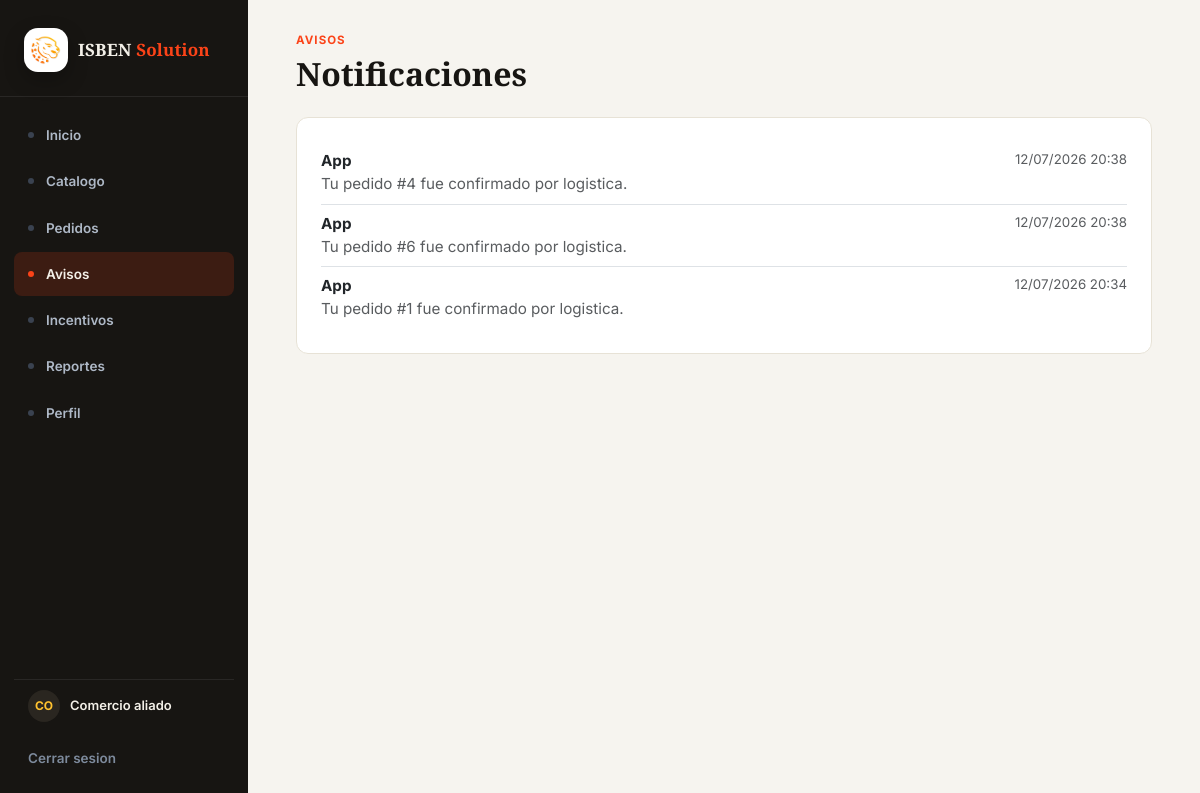
/notificaciones/ (signed in), run on an earlier commit of the app's database.
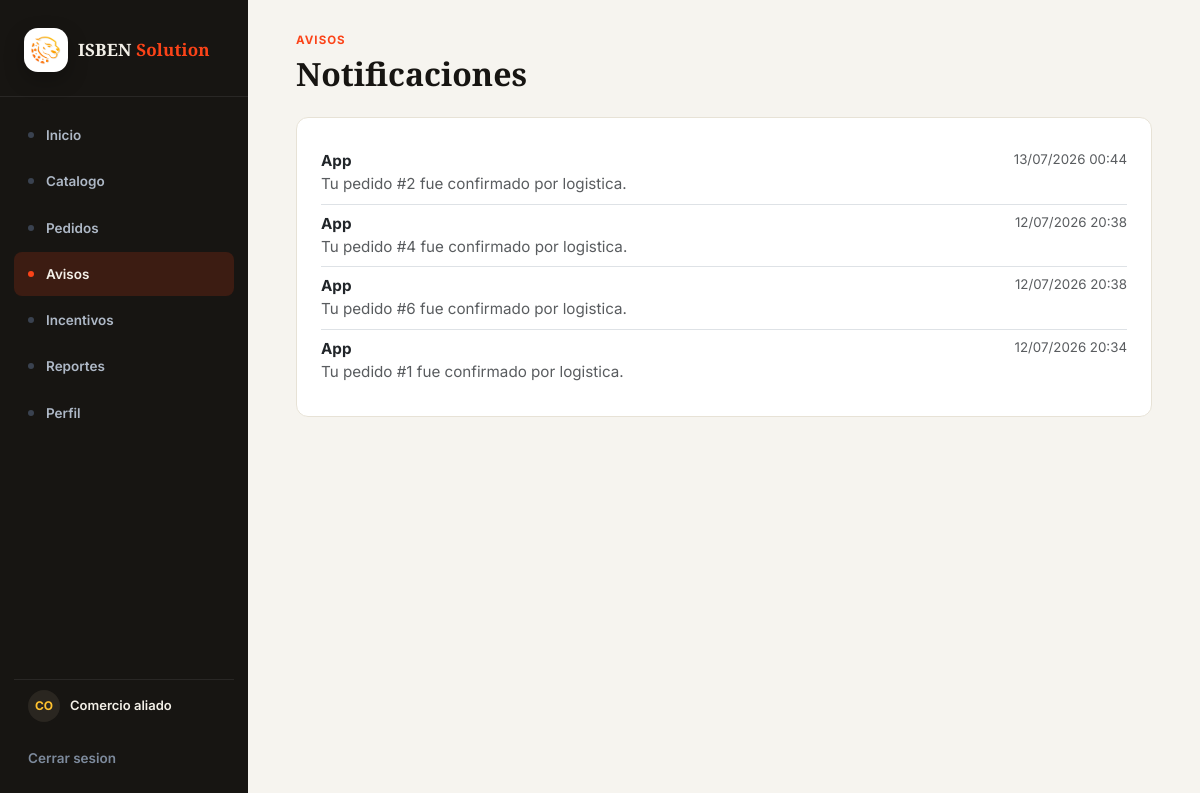
And on a later commit of the database.
### plataforma/models.py (models this page shows, shortened)
class Notificacion(models.Model):
    canal = models.CharField(max_length=50)
    mensaje = models.CharField(max_length=255)
    enviado_en = models.DateTimeField()
    comercio = models.ForeignKey(Comercio, on_delete=models.CASCADE,
    related_name="notificaciones")
    pedido = models.ForeignKey(Pedido, on_delete=models.CASCADE,
    related_name="notificaciones")

### plataforma/views.py (the view)
# urls.py: path("notificaciones/", views.notificaciones, name="notificaciones"),
@comercio_requerido
def notificaciones(request):
    notificaciones_comercio = request.comercio_actual.notificaciones.select_related(
        "pedido"
    ).order_by("-enviado_en")
    return render(
        request,
        "plataforma/notificaciones.html",
        {"notificaciones": notificaciones_comercio},
    )

### plataforma/views.py (called while the page is built)
def obtener_usuario_actual(request):
    usuario_id = request.session.get("usuario_id")
    if not usuario_id:
        return None
    usuario = Usuario.objects.select_related("comercio").filter(id=usuario_id).first()
    if usuario and request.session.get("usuario_rol") != usuario.rol:
        request.session["usuario_rol"] = usuario.rol
        request.session.modified = True
    return usuario

def es_usuario_logistica(usuario):
    return usuario.rol.strip().lower() == "logistica"

def es_usuario_administrador(usuario):
    return usuario.rol.strip().lower() == "administrador"

### plataforma/templates/plataforma/notificaciones.html (shortened to what this page needs)
{% extends 'plataforma/master.html' %}
{% block content %}
<section class="container-lg">
    <p class="brand-eyebrow">Avisos</p>
    <h1 class="brand-title h2 mb-4">Notificaciones</h1>
    <div class="brand-card p-4">
        <div class="list-group list-group-flush">
            {% for notificacion in notificaciones %}
                <a class="list-group-item list-group-item-action px-0" href="{% url 'pedido_detalle' notificacion.pedido.id %}">
                    <div class="d-flex flex-wrap justify-content-between gap-2">
                        <strong>{{ notificacion.canal }}</strong>
                        <small class="text-muted">{{ notificacion.enviado_en|date:"d/m/Y H:i" }}</small>
                    </div>
                    <p class="mb-0 text-muted">{{ notificacion.mensaje }}</p>
                </a>
            {% empty %}
                <p class="text-muted mb-0">No hay notificaciones registradas.</p>
            {% endfor %}
        </div>
    </div>
</section>
{% endblock %}

What changed in the data, as far as the page shows it:
added Notificacion: canal "App", enviado_en "13/07/2026 00:44", mensaje "Tu pedido #2 fue confirmado por logistica."
